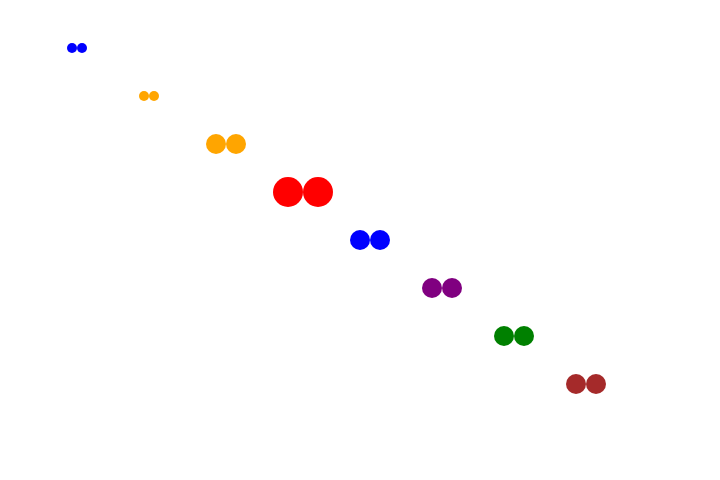
Frame 1 (no input)
Frame 60 (no input): identical to frame 1, image omitted
Frame 120 (the mouse pressed at the canvas centre since frame 60): identical to frame 1, image omitted

The p5.js sketch that drew this single still picture (run headless with seeded random() and noise() and a simulated clock; from frame 60 on, the mouse is pressed at the canvas centre):

// p5.js sketch
// ── sketch.js
"use strict";
let dogs = [];
let names = ["Fanya", "Bubble", "Zak", "Buddy", "Mops", "Lala", "Rafael", "Mozart"],
  attitudes = ["easygoing", "friendly", "complicated", "smily", "dramatic"],
  sizes = [
    [10, 10],
    [20, 20],
    [30, 30]
  ],
  eyeColors = ["magenta", "green", "magenta", "orange", "blue", "brown"],
  barks = ["Rhoof!", "Tiaf-tiaf!", "Grrrrr!", "Bark!", "Sniff-snoof!", "Oh-la-la!"];

function setup() {
  createCanvas(720, 480);
  let stepH = width / (names.length+2);
  let stepV = height / (names.length+2);

  for (let n = 0; n < names.length; n++) {
    let options = {
      name: names[n],
      attitude: random(attitudes),
      size: random(sizes),
      eyesColor: random(eyeColors),
      bark: random(barks),
      place: [stepH * (n+1), stepV * (n+1)],
    };
    dogs.push(new Dog(options));
    dogs[n].sit();
  }
}

function draw() {
  // for (let i=0; i<dogs.length; i++){
  //   dogs[i].sit();
  // }
}
// ── Dog.js
"use strict";

class Dog {
  // takes parameters {name, attitude, size, eyeColor, bark, place}
  constructor(params) {
    this.name = params.name;
    this.attitude = params.attitude;
    this.size = params.size;
    this.eyeColor = random(["magenta", "green", "purple", "red", "yellow", "orange", "blue", "brown"]); // params.eyeColor;
    this.bark = params.bark;
    this.wink = false;
    this.acceleration = Math.floor(random(3)) + 1
    this.stepX = this.acceleration;
    this.stepY = this.acceleration;
    this.boundaries = {
      x: params.place[0],
      y: params.place[1],
      w: params.place[0] + this.size[0] * 2,
      h: params.place[1] + this.size[1],
    }
  }

  talk() {
    // print(`${this.name} (${this.attitude}ly): ${this.bark}`);
    // display talk text next to the dog
    text(`${this.name} (${this.attitude}ly): ${this.bark}`, this.boundaries.x, this.boundaries.h);
  }

  sit() {
    if (mouseX >= this.boundaries.x && mouseX <= this.boundaries.w && mouseY >= this.boundaries.y && mouseY <= this.boundaries.h) {
      this.wink = true;
      this.talk();
    } else {
      this.wink = false;
    }

    fill(color(this.eyeColor));
    noStroke();
    ellipse(this.boundaries.x, this.boundaries.y, this.size[0], this.size[1]);
    if (this.wink === true) fill(color('black'));
    ellipse(this.boundaries.x + this.size[0], this.boundaries.y, this.size[0], this.size[1]);
  }

  wonderWalk() {
    let dice = Math.floor(random(8));

    // prevent dogs going over the border
    if (this.boundaries.w >= width) {
      this.stepX = -1;
    }
    if (this.boundaries.x <= 0) {
      this.stepX = 1;
    }
    if (this.boundaries.h >= height) {
      this.stepY = -1;
    }
    if (this.boundaries.y <= 0) {
      this.stepY = 1;
    }

    switch (dice) {
      case 1:
        this.boundaries.x -= this.stepX;
        break;
      case 2:
        this.boundaries.y += this.stepY;
        break;
      case 3:
        this.boundaries.x += this.stepX;
        break;
      case 4:
        this.boundaries.y == this.stepY;
        break;
      case 5:
        this.boundaries.x -= this.stepX * this.acceleration; // bigger step
        break;
      case 6:
        this.boundaries.y += this.stepY * this.acceleration;
        break;
      case 7:
        this.boundaries.x += this.stepX * this.acceleration;
        break;
      case 8:
        this.boundaries.y -= this.stepY * this.acceleration;
        break;

      default:
        break;
    }

    // update boundaries
    this.boundaries.w = this.boundaries.x + this.size[0] * 3;
    this.boundaries.h = this.boundaries.y + this.size[1];

    this.sit();
  }
}
